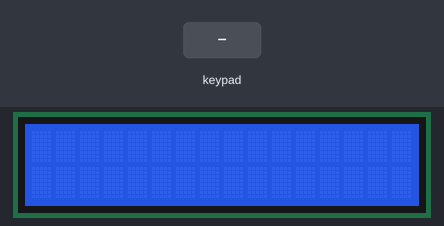
The sketch below on a simulated Arduino Mega 2560, built with avr-gcc and run on an emulated ATmega2560. Shown: 16×2 character LCD. The inputs (shaded band) are chosen by the test bench. What the sketch prints to the serial monitor is not drawn.

Above: at 1.2 s.
1.3 s: keypad keys 4 2 4 4 4 6 4 8 # pressed 0.4 s apart
At 5.0 s:
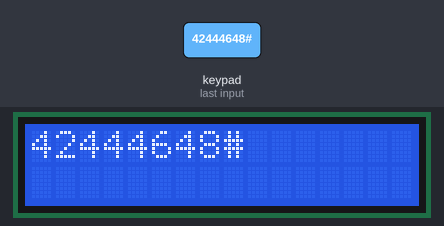
6.4 s: key 'A' pressed
At 7.5 s:
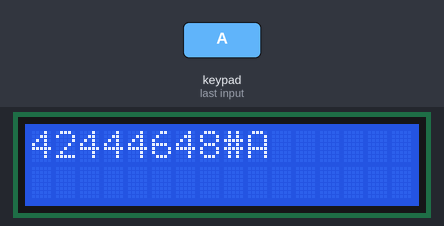
7.9 s: key 'B' pressed
At 8.7 s:
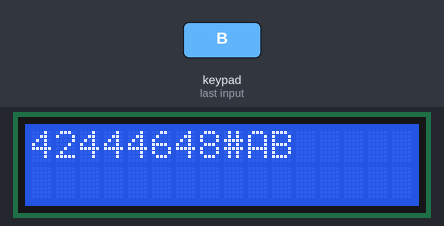
9.4 s: key 'C' pressed
At 9.9 s:
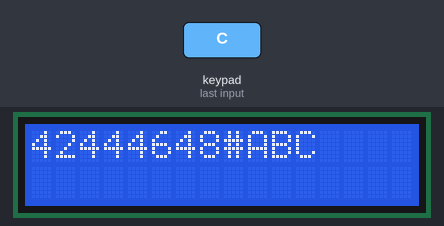
10.9 s: key 'D' pressed
At 12.1 s:
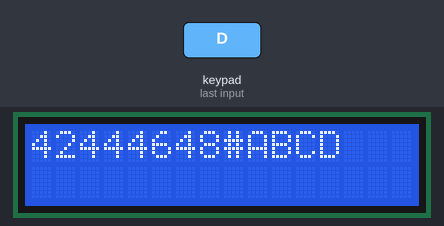
12.4 s: keypad keys 3 4 3 6 3 8 4 0 # pressed 0.4 s apart
At 16.8 s:
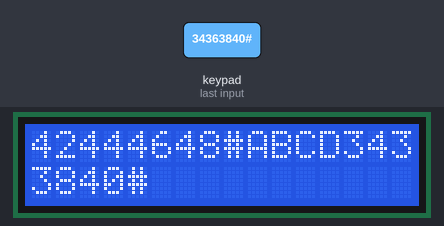
Timing chart, 0 to 18.3 s (numbered marks = the images above; inputs shaded):
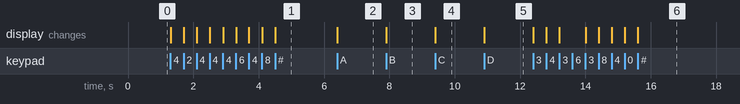

Measured:
- after the input at 1.3 s, the display: first changes at once (image 1 shows a later state)
- after the input at 6.4 s, the display: changes at once (image 2)
- after the input at 7.9 s, the display: changes at once (image 3)
- after the input at 9.4 s, the display: changes at once (image 4)
- after the input at 10.9 s, the display: changes at once (image 5)
- after the input at 12.4 s, the display: first changes at once (image 6 shows a later state)

The sketch:

Latihan_20.ino
```cpp
// include the library code:
#include <LiquidCrystal.h>
#include <Keypad.h>
#define p1 A4

const byte ROWS = 4;  //four rows
const byte COLS = 4;  //four columns
//define the cymbols on the buttons of the keypads
char keypad4x4[ROWS][COLS] = {
  { '1', '2', '3', 'A' },
  { '4', '5', '6', 'B' },
  { '7', '8', '9', 'C' },
  { '*', '0', '#', 'D' }
};
byte rowPins[ROWS] = { 42, 44, 46, 48 };  //connect to the row pinouts of the keypad
byte colPins[COLS] = { 34, 36, 38, 40 };  //connect to the column pinouts of the keypad

//initialize an instance of class NewKeypad
Keypad customKeypad = Keypad(makeKeymap(keypad4x4), rowPins, colPins, ROWS, COLS);

// initialize the library by associating any needed LCD interface pin
// with the arduino pin number it is connected to
const int rs = 12, en = 11, d4 = 5, d5 = 4, d6 = 3, d7 = 2;
LiquidCrystal lcd(rs, en, d4, d5, d6, d7);

int b;
int c;
void setup() {
  // set up the LCD's number of columns and rows:
  lcd.begin(16, 2);
  Serial.begin(9600);
  lcd.clear();
}

void loop() {

  char a = customKeypad.getKey();

  if (a) {
    if (b > 16) {

      lcd.setCursor(c, 1);
      lcd.print(a);
      c++;
    }
    if (b < 17) {
      Serial.println(a);
      lcd.print(a);
    }

    if (a == '*') {
      lcd.clear();
      b = 0;
      c = 0;
    }
    b++;
  }
}
```
